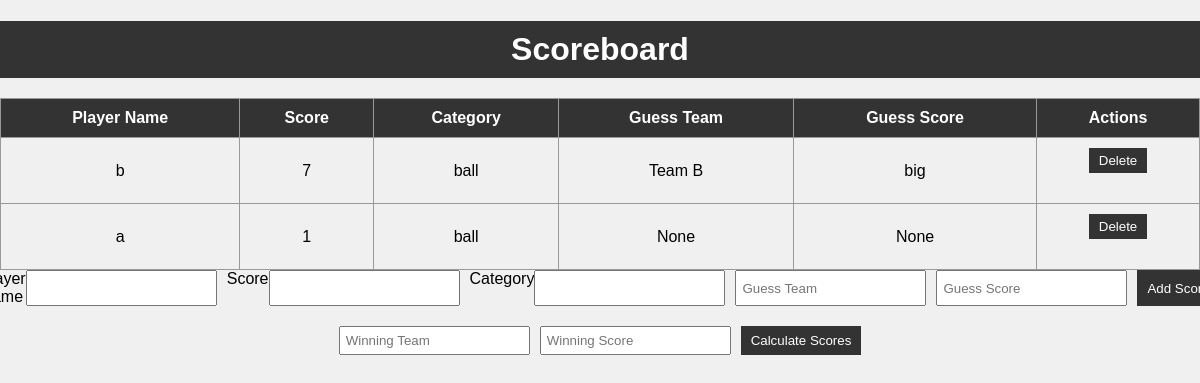
Before: / with the older database file.
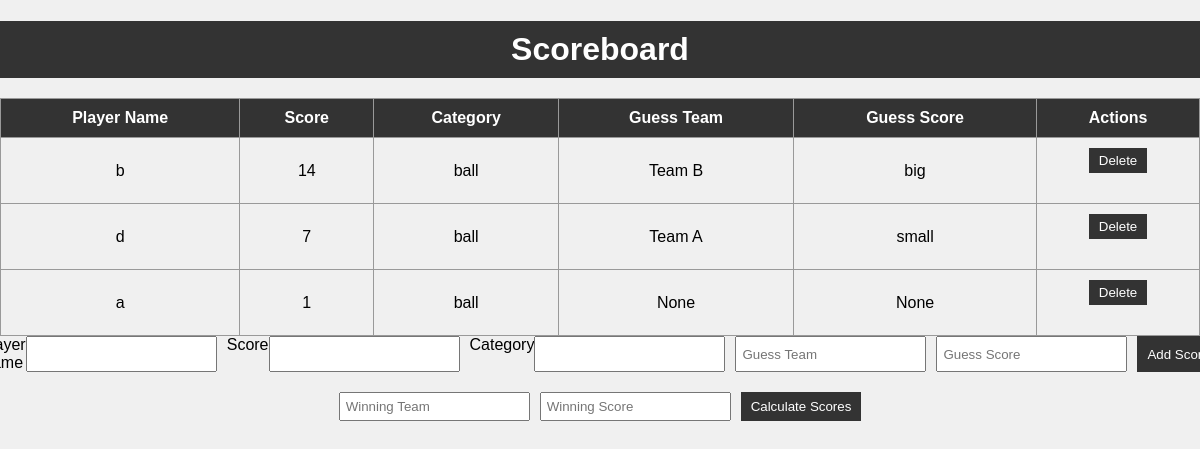
After: the same page with the newer database file.
### app.py (models this page shows)
class Score(db.Model):
    id = db.Column(db.Integer, primary_key=True)
    player_name = db.Column(db.String(50), nullable=False)
    score = db.Column(db.Integer, nullable=False)
    category = db.Column(db.String(50), nullable=False)
    guess_team = db.Column(db.String(50), nullable=True)
    guess_score = db.Column(db.String(50), nullable=True)

### app.py (the view, shortened to what this page needs)
@app.route('/', methods=['GET', 'POST'])
def home():
    category = request.args.get('category')
    if category:
        scores = Score.query.filter_by(category=category).order_by(Score.score.desc()).all()
    else:
        scores = Score.query.order_by(Score.score.desc()).all()
    score_form = ScoreForm()
    delete_forms = [DeleteForm(prefix=str(score.id)) for score in scores]
    if request.method == 'POST':
        for score, delete_form in zip(scores, delete_forms):
            if delete_form.validate_on_submit():
                db.session.delete(score)
                db.session.commit()
                return redirect('/')
    return render_template('scoreboard.html', scores=scores, score_form=score_form, delete_forms=delete_forms)

### app.py
class ScoreForm(FlaskForm):
    player_name = StringField('Player Name', validators=[DataRequired()])
    score = IntegerField('Score', validators=[DataRequired()])
    category = StringField('Category', validators=[DataRequired()])
    submit = SubmitField('Add Score')

class DeleteForm(FlaskForm):
    submit = SubmitField('Delete')

### templates/scoreboard.html (shortened to what this page needs)
<!DOCTYPE html>
<html>
<head>
	<link rel="stylesheet" href="{{ url_for('static', filename='style.css') }}">
</head>
<body>
    <h1>Scoreboard</h1>
    <table>
        <tr>
            <th>Player Name</th>
            <th>Score</th>
			<th>Category</th>
			<th>Guess Team</th>
			<th>Guess Score</th>
			<th>Actions</th>
        </tr>
        {% for score in scores %}
        <tr>
            <td>{{ score.player_name }}</td>
            <td>{{ score.score }}</td>
			<td>{{ score.category }}</td>
			<td>{{ score.guess_team }}</td>
			<td>{{ score.guess_score }}</td>
			<td>
                <form action="/delete/{{ score.id }}" method="post" class="delete-form">
                    <input type="submit" value="Delete" class="delete-button">
                </form>
            </td>
        </tr>
        {% endfor %}
    </table>
	<form action="/add" method="post">
		{{ score_form.player_name.label }} {{ score_form.player_name() }}
		{{ score_form.score.label }} {{ score_form.score() }}
		{{ score_form.category.label }} {{ score_form.category() }}
		<input type="text" name="guess_team" placeholder="Guess Team" required>
		<input type="text" name="guess_score" placeholder="Guess Score" required>
		{{ score_form.submit() }}
	</form>
	<form action="/calculate_scores" method="post">
		<input type="text" name="winning_team" placeholder="Winning Team" required>
		<input type="text" name="winning_score" placeholder="Winning Score" required>
		<input type="submit" value="Calculate Scores">
	</form>
</body>
</html>

### static/style.css (style rules this page uses)
body { font-family: Arial, sans-serif; margin: 0; padding: 0; background-color: #f0f0f0; }
h1 { background-color: #333; color: #fff; padding: 10px 0; text-align: center; margin-bottom: 20px; }
table { width: 100%; border-collapse: collapse; }
table, th, td { border: 1px solid #999; }
th, td { padding: 10px; text-align: center; }
th { background-color: #333; color: #fff; }
form { display: flex; justify-content: center; margin-bottom: 20px; }
form input[type="text"], form input[type="number"] { margin-right: 10px; padding: 5px; }
form input[type="submit"] { padding: 5px 10px; background-color: #333; color: #fff; border: none; cursor: pointer; }

Changed rows visible on the page:
changed Score "Team B": score "7" → "14"
added Score: player_name "d", score "7", category "ball", guess_team "Team A", guess_score "small"
